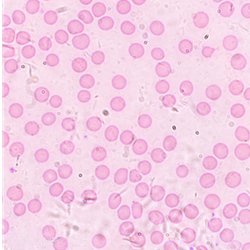
#> input picture Activity 10 - Blob Analysis/3468.png, 250 x 250 px
$ jupyter execute --allow-errors 186-10.ipynb
#> lines starting #> are read from the running program, lines starting #| are printed output that depends on the picture; after the words box and inside, x2 and y2 are one past the last pixel; in counts of white or black regions, pixels touching at a corner belong together
[cell 1]
import os
import numpy as np
import matplotlib as mpl
import cv2 as cv
import pandas as pd
from skimage import measure as meas, segmentation as seg, color as col, \
                    filters as filt, morphology as morph, feature as feat
from matplotlib import pyplot as plt, patches as patch
from tqdm import tnrange, tqdm_notebook as tqdm
from jupyterthemes import jtplot

[cell 2]
jtplot.reset()
# mpl.use('nbAgg')
plt.style.use("seaborn")
plt.rcParams["axes.axisbelow"] = True
plt.rcParams["text.usetex"] = True
plt.rcParams["font.family"] = "serif"
plt.rcParams["figure.figsize"] = (5, 5)
plt.rcParams["figure.dpi"] = 100
#> (the rest of this cell did not finish here and is left out)

[cell 3]
A = cv.imread('3468.png', 0)
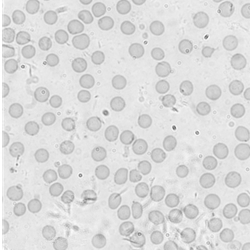
#> A: shape (250, 250); min 103, max 255, mean 219.8

fig = plt.figure()
ax = fig.add_subplot(111)
ax.imshow(A, 'gray')
ax.grid(0)
ax.axis('off')
plt.tight_layout()
# plt.savefig('cell_gray.png', bbox_inches='tight', dpi=300)
plt.show()

fig = plt.figure()
ax = fig.add_subplot(111)
hist = np.squeeze(cv.calcHist(A, [0], None, [256], [0, 255]))/A.size
#> hist = 256 values, max 0.000512 at index 229, min 0 at index 0, mean 1.56e-05
ax.bar(range(256), hist, width=1.0, color='k')
ax.set_xlabel('grayscale DN')
ax.set_ylabel('normalized PDF')
#> (the rest of this cell did not finish here and is left out)

[cell 4]
fig = plt.figure()
ax = fig.add_subplot(111)
Ab = cv.GaussianBlur(A, (1, 1), 0)
thresh, Ab = cv.threshold(A, 127, 255, cv.THRESH_OTSU)
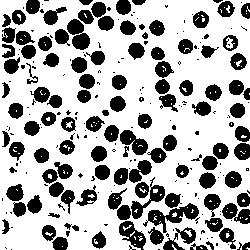
#> Ab: shape (250, 250); 68.9% white; 250 black regions (137 under 20 px), largest, box (x1, y1, x2, y2) and area: (143, 203, 199, 233) 602, (67, 19, 90, 50) 438, (131, 177, 165, 219) 396
#> thresh = 214
Ab = (Ab < thresh).astype('uint8') * 255
Ab = cv.morphologyEx(Ab, cv.MORPH_OPEN,
                     cv.getStructuringElement(cv.MORPH_ELLIPSE, (3, 3)))
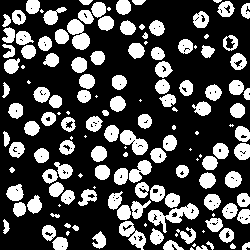
#> Ab: shape (250, 250); 29.6% white; 146 white regions (33 under 20 px)
# Ab = cv.morphologyEx(Ab, cv.MORPH_CLOSE,
#                      cv.getStructuringElement(cv.MORPH_ELLIPSE, (1, 1)))
Al = meas.label(Ab, neighbors=4)
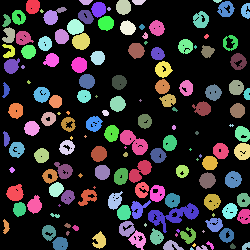
#> Al: shape (250, 250) int64; 151 distinct labels, from 0 to 150; one colour per label, 0 black
#> (the rest of this cell did not finish here and is left out)

[cell 5]
props = meas.regionprops(Al)
#> props = 150 regions; largest, box (x1, y1, x2, y2) and area: (148, 203, 199, 233) 570, (120, 130, 148, 155) 380, (129, 160, 152, 183) 293, (72, 33, 90, 50) 233, (234, 143, 250, 160) 219
num_props = len(props)
#> num_props = 150
prop_names = pd.Series(props[0])
prop_vals = np.zeros((len(prop_names), num_props), object)
for i in range(len(prop_names)):
    for j in range(num_props):
        prop_vals[i,j] = props[j][prop_names[i]]
#> this loop made 30 passes
props_df = pd.DataFrame(data=prop_vals.T, columns=prop_names)
#> props_df = table of 150 rows and 30 columns
props_df
#> Out = table of 150 rows and 30 columns

[cell 6]
areas = props_df['area'].values.astype(int)
#> areas = 150 values, max 570 at index 119, min 5 at index 57, mean 123.3
areas_filterbysize = np.array([a for i, a in enumerate(areas) if 100 < a < 300])
#> areas_filterbysize = 95 values, max 293 at index 61, min 105 at index 4, mean 172.8
hist, bin_edges = np.histogram(areas_filterbysize,
                               len(np.unique(areas_filterbysize)),
                               density=True)
#> hist = 53 values, max 0.0297 at index 20, min 0 at index 1, mean 0.00532; bin_edges = 54 values from 105 to 293
plt.bar(bin_edges[:-1], hist, width=1.0, color='k')
plt.xlabel('blob area (px$^2$)')
plt.ylabel('normalized PDF')
plt.title('$\mu = %i$, $\sigma = %i$'%(areas_filterbysize.mean(), areas_filterbysize.std()))
plt.savefig('area_hist.png', dpi=300, bbox_inches='tight')
plt.show()

[cell 7]
eccs = props_df['eccentricity'].values.astype(float)
#> eccs = 150 values, max 0.948 at index 119, min 0 at index 9, mean 0.468
eccs_filterbysize = np.array([e for e, a in zip(eccs, areas) if 172-26 < a < 172+26])
#> eccs_filterbysize = 71 values, max 0.733 at index 52, min 0.101 at index 19, mean 0.422
hist, bin_edges = np.histogram(eccs_filterbysize,
                               len(np.unique(eccs_filterbysize)))
#> hist = 71 values, max 4 at index 47, min 0 at index 1, mean 1; bin_edges = 72 values from 0.101 to 0.733
hist = hist/eccs_filterbysize.size
#> hist = 71 values, max 0.0563 at index 47, min 0 at index 1, mean 0.0141
plt.bar(bin_edges[:-1], hist, width=0.005, color='k')
plt.xlabel('eccentricity')
plt.ylabel('normalized PDF')
plt.title('$\mu = %.2f$, $\sigma = %.2f$'%(eccs_filterbysize.mean(), eccs_filterbysize.std()))
plt.savefig('ecc_hist.png', dpi=300, bbox_inches='tight')
plt.show()

#> (a cell that did not finish here is left out)

[cell 9]
per = props_df['perimeter'].values.astype(int)
#> per = 150 values, max 242 at index 119, min 5 at index 57, mean 44.72
per_filterbysize = np.array([p for p, a in zip(per, areas) if 172-26 < a < 172+26])
#> per_filterbysize = 71 values, max 83 at index 68, min 43 at index 58, mean 59.18
hist, bin_edges = np.histogram(per_filterbysize,
                               len(np.unique(per_filterbysize)),
                               density=True)
#> hist = 35 values, max 0.0616 at index 7, min 0 at index 6, mean 0.025; bin_edges = 36 values from 43 to 83
plt.bar(bin_edges[:-1], hist, width=0.1, color='k')
plt.xlabel('perimeter (px)')
plt.ylabel('normalized PDF')
plt.title('$\mu = %i$, $\sigma = %i$'%(per_filterbysize.mean(), per_filterbysize.std()))
plt.savefig('per_hist.png', dpi=300, bbox_inches='tight')
plt.show()
